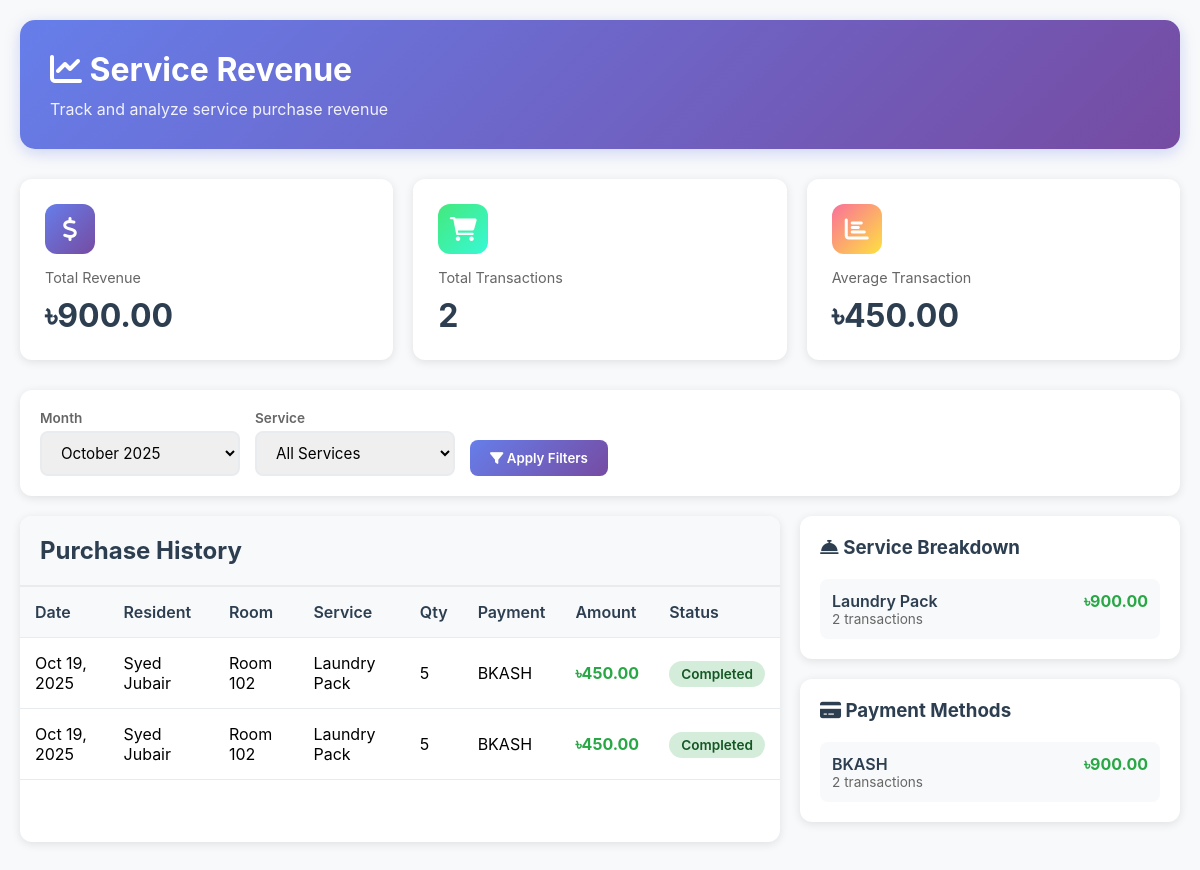
/admin/service_revenue.php (signed in), run on the app's committed database.
### tables this page shows
CREATE TABLE `service_purchases` (
  `id` int(11) NOT NULL,
  `resident_id` int(11) NOT NULL,
  `service_name` varchar(100) NOT NULL,
  `quantity` int(11) NOT NULL,
  `price_per_unit` decimal(10,2) NOT NULL,
  `total_price` decimal(10,2) NOT NULL,
  `payment_method` varchar(50) NOT NULL,
  `purchase_date` datetime NOT NULL,
  `status` varchar(20) DEFAULT 'completed',
  `created_at` timestamp NOT NULL DEFAULT current_timestamp()
);

CREATE TABLE `residents` (
  `id` int(11) NOT NULL,
  `user_id` int(11) DEFAULT NULL,
  `room_number` varchar(10) DEFAULT NULL,
  `plan_id` int(11) DEFAULT NULL,
  `admission_date` date DEFAULT NULL,
  `medical_conditions` text DEFAULT NULL,
  `allergies` text DEFAULT NULL,
  `family_contact_info` text DEFAULT NULL,
  `payment_status` enum('Paid','Pending','Overdue') DEFAULT 'Pending',
  `last_payment_date` date DEFAULT NULL,
  `next_payment_due` date DEFAULT NULL,
  `health_score` int(11) DEFAULT 70,
  `mental_health_score` int(11) DEFAULT 70,
  `laundry_usage_current_month` int(11) DEFAULT 0,
  `cleaning_usage_current_month` int(11) DEFAULT 0,
  `created_at` timestamp NOT NULL DEFAULT current_timestamp(),
  `updated_at` timestamp NOT NULL DEFAULT current_timestamp() ON UPDATE current_timestamp()
);

### admin/service_revenue.php (the view, shortened to what this page needs)
<?php
$database = new Database();
$db = $database->getConnection();
$filter_month = $_GET['month'] ?? date('Y-m');
$filter_service = $_GET['service'] ?? 'all';
$where_clauses = [];
$params = [];
if ($filter_month !== 'all') {
    $where_clauses[] = "DATE_FORMAT(sp.purchase_date, '%Y-%m') = :month";
    $params[':month'] = $filter_month;
}
$where_sql = !empty($where_clauses) ? 'WHERE ' . implode(' AND ', $where_clauses) : '';
$purchases_query = "SELECT sp.*,
                    CONCAT(u.first_name, ' ', u.last_name) as resident_name,
                    r.room_number
                    FROM service_purchases sp
                    JOIN residents r ON sp.resident_id = r.id
                    JOIN users u ON r.user_id = u.id
                    $where_sql
                    ORDER BY sp.purchase_date DESC";
$purchases_stmt = $db->prepare($purchases_query);
foreach ($params as $key => $value) {
    $purchases_stmt->bindValue($key, $value);
}
$purchases_stmt->execute();
$purchases = $purchases_stmt->fetchAll(PDO::FETCH_ASSOC);
$total_revenue = 0;
$total_transactions = count($purchases);
$service_breakdown = [];
$payment_method_breakdown = [];
foreach ($purchases as $purchase) {
    $total_revenue += $purchase['total_price'];
    if (!isset($service_breakdown[$purchase['service_name']])) {
        $service_breakdown[$purchase['service_name']] = [
            'count' => 0,
            'revenue' => 0
        ];
    }
    $service_breakdown[$purchase['service_name']]['count']++;
    $service_breakdown[$purchase['service_name']]['revenue'] += $purchase['total_price'];
    if (!isset($payment_method_breakdown[$purchase['payment_method']])) {
        $payment_method_breakdown[$purchase['payment_method']] = [
            'count' => 0,
            'revenue' => 0
        ];
    }
    $payment_method_breakdown[$purchase['payment_method']]['count']++;
    $payment_method_breakdown[$purchase['payment_method']]['revenue'] += $purchase['total_price'];
}
$services_query = "SELECT DISTINCT service_name FROM service_purchases ORDER BY service_name";
$services_stmt = $db->prepare($services_query);
$services_stmt->execute();
$available_services = $services_stmt->fetchAll(PDO::FETCH_COLUMN);
?>
<!DOCTYPE html>
<html lang="en">
<head>
    <link href="https://cdnjs.cloudflare.com/ajax/libs/font-awesome/6.0.0/css/all.min.css" rel="stylesheet">
</head>
<body>
    <div class="container">
        <div class="header">
            <h1><i class="fas fa-chart-line"></i> Service Revenue</h1>
            <p>Track and analyze service purchase revenue</p>
        </div>
        <div class="stats-grid">
            <div class="stat-card">
                <div class="stat-icon" style="background: linear-gradient(135deg, #667eea 0%, #764ba2 100%); color: white;">
                    <i class="fas fa-dollar-sign"></i>
                </div>
                <div class="stat-label">Total Revenue</div>
                <div class="stat-value">৳<?php echo number_format($total_revenue, 2); ?></div>
            </div>
            <div class="stat-card">
                <div class="stat-icon" style="background: linear-gradient(135deg, #43e97b 0%, #38f9d7 100%); color: white;">
                    <i class="fas fa-shopping-cart"></i>
                </div>
                <div class="stat-label">Total Transactions</div>
                <div class="stat-value"><?php echo $total_transactions; ?></div>
            </div>
            <div class="stat-card">
                <div class="stat-icon" style="background: linear-gradient(135deg, #fa709a 0%, #fee140 100%); color: white;">
                    <i class="fas fa-chart-bar"></i>
                </div>
                <div class="stat-label">Average Transaction</div>
                <div class="stat-value">৳<?php echo $total_transactions > 0 ? number_format($total_revenue / $total_transactions, 2) : '0.00'; ?></div>
            </div>
        </div>
        <div class="filters">
            <form method="GET" style="display: flex; gap: 15px; flex-wrap: wrap; align-items: flex-end; flex: 1;">
                <div class="filter-group">
                    <label>Month</label>
                    <select name="month">
                        <?php
                        for ($i = 0; $i < 12; $i++) {
                            $month = date('Y-m', strtotime("-$i months"));
                            $selected = $filter_month === $month ? 'selected' : '';
                            echo "<option value='$month' $selected>" . date('F Y', strtotime($month)) . "</option>";
                        }
                        ?>
                    </select>
                </div>
                <div class="filter-group">
                    <label>Service</label>
                    <select name="service">
                        <option value="all" <?php echo $filter_service === 'all' ? 'selected' : ''; ?>>All Services</option>
                    </select>
                </div>
                <button type="submit" class="btn btn-primary">
                    <i class="fas fa-filter"></i> Apply Filters
                </button>
            </form>
        </div>
        <div class="content-grid">
            <div class="table-container">
                <div class="table-header">
                    <h2>Purchase History</h2>
                </div>
                <table>
                    <thead>
                        <tr>
                            <th>Date</th>
                            <th>Resident</th>
                            <th>Room</th>
                            <th>Service</th>
                            <th>Qty</th>
                            <th>Payment</th>
                            <th>Amount</th>
                            <th>Status</th>
                        </tr>
                    </thead>
                    <tbody>
                        <?php if (empty($purchases)): ?>
                            <tr>
                                <td colspan="8" style="text-align: center; padding: 40px; color: #999;">
                                    <i class="fas fa-inbox" style="font-size: 3rem; margin-bottom: 10px; display: block;"></i>
                                    No transactions found
                                </td>
                            </tr>
                        <?php else: ?>
                            <?php foreach ($purchases as $purchase): ?>
                            <tr>
                                <td><?php echo date('M d, Y', strtotime($purchase['purchase_date'])); ?></td>
                                <td><?php echo htmlspecialchars($purchase['resident_name']); ?></td>
                                <td>Room <?php echo htmlspecialchars($purchase['room_number']); ?></td>
                                <td><?php echo htmlspecialchars($purchase['service_name']); ?></td>
                                <td><?php echo $purchase['quantity']; ?></td>
                                <td style="text-transform: uppercase;"><?php echo htmlspecialchars($purchase['payment_method']); ?></td>
                                <td style="font-weight: 700; color: #28a745;">৳<?php echo number_format($purchase['total_price'], 2); ?></td>
                                <td><span class="badge badge-success"><?php echo ucfirst($purchase['status']); ?></span></td>
                            </tr>
                            <?php endforeach; ?>
                        <?php endif; ?>
                    </tbody>
                </table>
            </div>
            <div>
                <div class="breakdown-card">
                    <h3><i class="fas fa-concierge-bell"></i> Service Breakdown</h3>
                    <?php if (empty($service_breakdown)): ?>
                        <p style="text-align: center; color: #999;">No data available</p>
                    <?php else: ?>
                        <?php foreach ($service_breakdown as $service => $data): ?>
                        <div class="breakdown-item">
                            <div>
                                <div class="breakdown-label"><?php echo htmlspecialchars($service); ?></div>
                                <div style="font-size: 0.85rem; color: #666;"><?php echo $data['count']; ?> transactions</div>
                            </div>
                            <div class="breakdown-value">৳<?php echo number_format($data['revenue'], 2); ?></div>
                        </div>
                        <?php endforeach; ?>
                    <?php endif; ?>
                </div>
                <div class="breakdown-card">
                    <h3><i class="fas fa-credit-card"></i> Payment Methods</h3>
                    <?php if (empty($payment_method_breakdown)): ?>
                        <p style="text-align: center; color: #999;">No data available</p>
                    <?php else: ?>
                        <?php foreach ($payment_method_breakdown as $method => $data): ?>
                        <div class="breakdown-item">
                            <div>
                                <div class="breakdown-label" style="text-transform: uppercase;"><?php echo htmlspecialchars($method); ?></div>
                                <div style="font-size: 0.85rem; color: #666;"><?php echo $data['count']; ?> transactions</div>
                            </div>
                            <div class="breakdown-value">৳<?php echo number_format($data['revenue'], 2); ?></div>
                        </div>
                        <?php endforeach; ?>
                    <?php endif; ?>
                </div>
            </div>
        </div>
    </div>
</body>
</html>

### admin/service_revenue.php (style rules this page uses)
* { margin: 0; padding: 0; box-sizing: border-box; font-family: -apple-system, BlinkMacSystemFont, 'Segoe UI', Roboto, sans-serif; }
body { background: #f8f9fa; padding: 20px; }
.container { max-width: 1400px; margin: 0 auto; }
.header { background: linear-gradient(135deg, #667eea 0%, #764ba2 100%); padding: 30px; border-radius: 15px; color: white; margin-bottom: 30px; box-shadow: 0 4px 15px rgba(102, 126, 234, 0.3); }
.header h1 { margin: 0 0 10px 0; font-size: 2rem; }
.header p { margin: 0; opacity: 0.9; }
.stats-grid { display: grid; grid-template-columns: repeat(auto-fit, minmax(250px, 1fr)); gap: 20px; margin-bottom: 30px; }
.stat-card { background: white; padding: 25px; border-radius: 12px; box-shadow: 0 2px 10px rgba(0,0,0,0.1); }
.stat-label { color: #666; font-size: 0.9rem; margin-bottom: 10px; }
.stat-value { font-size: 2rem; font-weight: 700; color: #2c3e50; }
.stat-icon { width: 50px; height: 50px; border-radius: 12px; display: flex; align-items: center; justify-content: center; margin-bottom: 15px; font-size: 1.5rem; }
.filters { background: white; padding: 20px; border-radius: 12px; box-shadow: 0 2px 10px rgba(0,0,0,0.1); margin-bottom: 20px; display: flex; gap: 15px; flex-wrap: wrap; align-items: center; }
.filter-group { display: flex; flex-direction: column; gap: 5px; }
.filter-group label { font-size: 0.85rem; color: #666; font-weight: 600; }
.filter-group select { padding: 10px 15px; border: 2px solid #e9ecef; border-radius: 8px; font-size: 0.95rem; min-width: 200px; }
.btn { padding: 10px 20px; border: none; border-radius: 8px; cursor: pointer; font-weight: 600; transition: all 0.3s ease; }
.btn-primary { background: linear-gradient(135deg, #667eea 0%, #764ba2 100%); color: white; }
.content-grid { display: grid; grid-template-columns: 2fr 1fr; gap: 20px; margin-bottom: 20px; }
.table-container { background: white; border-radius: 12px; box-shadow: 0 2px 10px rgba(0,0,0,0.1); overflow: hidden; }
.table-header { background: #f8f9fa; padding: 20px; border-bottom: 2px solid #e9ecef; }
.table-header h2 { margin: 0; color: #2c3e50; }
table { width: 100%; border-collapse: collapse; }
th, td { padding: 15px; text-align: left; border-bottom: 1px solid #e9ecef; }
th { background: #f8f9fa; font-weight: 600; color: #2c3e50; }
.badge { padding: 5px 12px; border-radius: 20px; font-size: 0.85rem; font-weight: 600; }
.badge-success { background: #d4edda; color: #155724; }
.breakdown-card { background: white; border-radius: 12px; box-shadow: 0 2px 10px rgba(0,0,0,0.1); padding: 20px; margin-bottom: 20px; }
.breakdown-card h3 { margin: 0 0 20px 0; color: #2c3e50; }
.breakdown-item { display: flex; justify-content: space-between; padding: 12px; background: #f8f9fa; border-radius: 8px; margin-bottom: 10px; }
.breakdown-item:last-child { margin-bottom: 0; }
.breakdown-label { font-weight: 600; color: #2c3e50; }
.breakdown-value { color: #28a745; font-weight: 700; }

### data on the page
service_purchases: purchase_date "Oct 19, 2025", resident_name "Syed Jubair", resident.room_number "102", service_name "Laundry Pack", quantity "5", payment_method "BKASH", total_price "450.00", status "Completed"
service_purchases: purchase_date "Oct 19, 2025", resident_name "Syed Jubair", resident.room_number "102", service_name "Laundry Pack", quantity "5", payment_method "BKASH", total_price "450.00", status "Completed"

### other printed values
$total_revenue "900.00"
$total_transactions "2"
$total_revenue / $total_transactions "450.00"
$service "Laundry Pack"
$data['count'] "2"
$data['revenue'] "900.00"
$method "BKASH"
form field month "October 2025"
